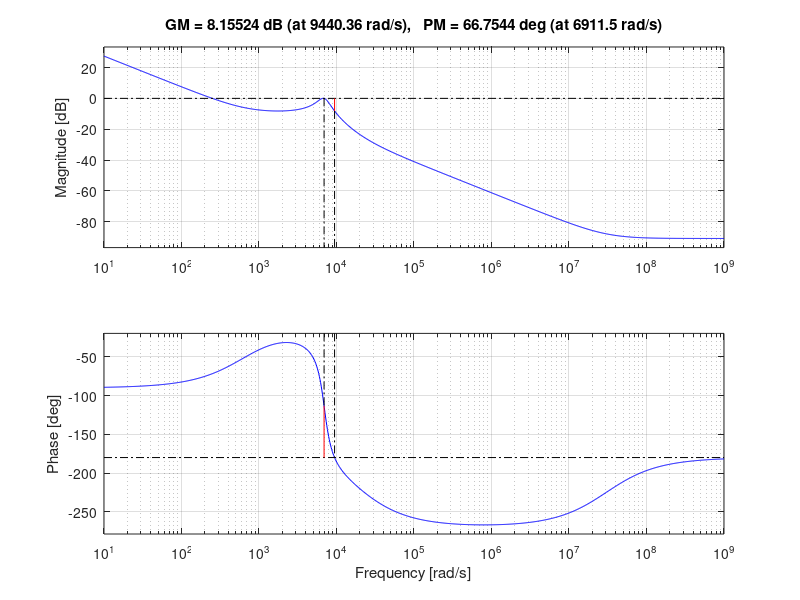

This chart was generated by the following MATLAB code:

%% PARAMETERS
Vi = 48;
Vo = 120;
Rl = 12;
L  = 100e-6;
C  = 33e-6;
Rc = 0.001;
r = 0.002;
Ra = 30e3;
Rb = 10e3;
beta = Rb/(Ra+Rb);
H11 = (Ra*Rb)/(Ra+Rb);

D_dash = Vi/Vo; % D~ =(1-D)
 
Ki =1;
Kp = 1;
s = tf('s');

%% PLANT

Tpx = ((-Vo*Rc)/(D_dash*(Rl+Rc)));
Wzn = (1/(C*Rc));
Wzp = (Rl*((D_dash^2)-r))/L;
W0 = (r+Rl*D_dash^2)/(L*C*(Rl+Rc))
W1 = (C*(r*(Rl+Rc)+Rl*Rc*D_dash^2)+L)/(L*C*(Rl+Rc));


Tp = Tpx*(s+Wzn)*(s-Wzp)/(s^2 + s*W1+W0);
[tp_num ,tp_den]= tfdata(Tp, 'v');

%% audio suscepatiblity

Mv = (D_dash*Rl*Rc/(L*(Rl+Rc)))*(s+Wzn)/(s^2 + s*W1+W0);
[mv_num ,Mv_den]= tfdata(Mv, 'v');

%% output impedance 

Z0 =(Rl*Rc/(Rl+Rc))*(s+Wzn)*(s-(r/L))/(s^2 + s*W1+W0);
[Z0_num ,Z0_den]= tfdata(Z0, 'v');
%% UNCOMPENSATED LOOP

Tm = 1;
G_uncomp = Tm *beta* Tp;

disp('--- Uncompensated System ---')
figure;
margin(G_uncomp);
grid on;

%% DESIRED CROSSOVER FREQUENCY
fc = 1100;
wc = 2*pi*fc;

fz = fc/10;

wz = 2*pi*fz;

%% AUTO TUNE ATTEMPT

% Choose PI zero (one decade below crossover)
fz = fc/10;
wz = 2*pi*fz;

% PI controller without gain
Gc_noK = (1 + wz/s);

% Open-loop without gain
Loop0 = Gc_noK * Tp * beta * Tm;

% Calculate gain
[mag,~] = bode(Loop0,wc);
mag = squeeze(mag);

K = 1/mag;

% Final PI controller
Tc = K * Gc_noK;

% PI gains
Kp = K;
Ki = K*wz;

fprintf('Kp = %.6f\n',Kp);
fprintf('Ki = %.6f\n',Ki);

%Verify
margin(Tc*Tp*beta*Tm)
grid on
